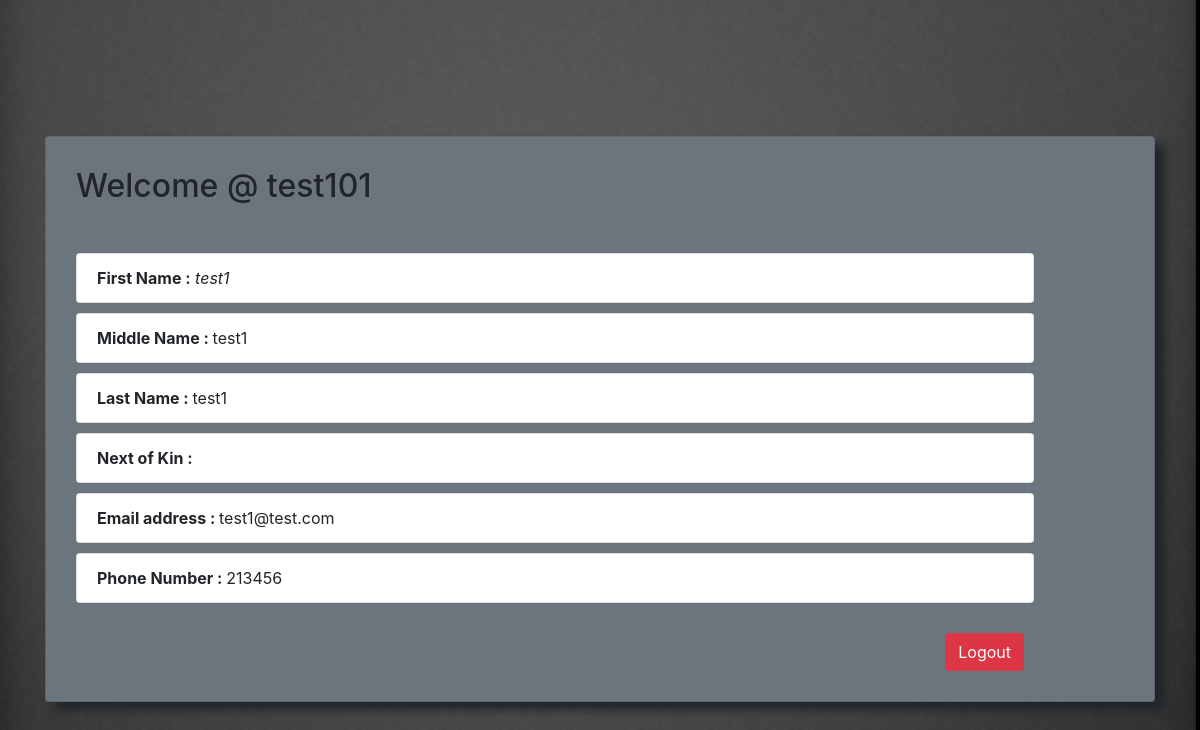
/Infopanel.php (signed in), run on the app's committed database.
### tables this page shows
CREATE TABLE `users` (
  `userID` int(10) NOT NULL,
  `username` varchar(100) NOT NULL,
  `password` varchar(100) NOT NULL,
  `firstname` varchar(100) NOT NULL,
  `lastname` varchar(100) DEFAULT NULL,
  `middlename` varchar(100) DEFAULT NULL,
  `phonenumber` varchar(100) NOT NULL,
  `email` varchar(255) NOT NULL,
  `NokFname` varchar(100) NOT NULL,
  `NokSurname` varchar(100) NOT NULL,
  `NokRelationship` varchar(100) NOT NULL,
  `NokContact` varchar(10) NOT NULL,
  `NokAddress1` varchar(100) NOT NULL,
  `NokAddress2` varchar(100) NOT NULL,
  `NokPostalcode` varchar(100) NOT NULL,
  `NokCity` varchar(100) NOT NULL
);

### session.php (called while the page is built, shortened)
<?php
include('config.php');
if(isset($_SESSION['user']))
{
  $user_check = $_SESSION['user'];
}else {
  header('Location:Index.php');
}
$sess_sql = mysqli_query($db,"SELECT username,userID,email from users WHERE username='$user_check'");
$row = mysqli_fetch_assoc($sess_sql);
$login_session =$row['username'];

### Infopanel.php (the view, shortened to what this page needs)
<?php
include('session.php');
 ?>
<!DOCTYPE Html>
<html>
  <head>
    <link rel="stylesheet" href="styled.css">
    <link rel="stylesheet" href="css/bootstrap.min.css">
  </head>
  <body>
    <body>
      <div class="container">
        <div class="card bg-secondary text-black">
          <h2>Welcome @ <?php echo $login_session; ?>  </h2>
          <ul class="list-group">
            <?php
            require_once ('session.php');
                include ('config.php');
                $sql = "SELECT * FROM users WHERE username='$user_check'";
                $run = mysqli_query($db,$sql);
            ?>
              <div class="row">
                <?php
                while ($view = mysqli_fetch_array($run)) {
                    $firstname = $view['firstname'];
                    $lastname = $view['lastname'];
                    $middlename = $view['middlename'];
                    $phonenumber = $view['phonenumber'];
                    $email = $view['email'];
                    $nok = $view['NokRelationship']
                    ?>
                <div class="col-sm-11"><li class="list-group-item"><b>First Name :</b>&nbsp;<i><?php echo $firstname; ?></i></div>
              </div>
              <div class="row">
                <div class="col-sm-11"><li class="list-group-item"><b>Middle Name : </b><?php echo $middlename;?></div>
              </div>
              <div class="row">
                <div class="col-sm-11"><li class="list-group-item"><b>Last Name :   </b><?php echo $lastname;?></div>
              </div>
              <div class="row">
                <div class="col-sm-11"><li class="list-group-item"><b>Next of Kin :   </b><?php echo $nok;?></div>
              </div>
              <div class="row">
                <div class="col-sm-11"><li class="list-group-item"><b>Email address :    </b><?php echo $email;?></div>
              </div>
              <div class="row">
                <div class="col-sm-11"><li class="list-group-item"><b>Phone Number :   </b><?php echo $phonenumber;?></div>
              </div>
              <div class="success">
                <a href="logout.php"><button name="logout" class="btn btn-danger" style="float:right; margin-right:100px;">Logout</button></a>
              </div>
              <?php
          }
          ?>
          </ul>
        </div>
      </div>
  </body>
</html>

### styled.css (style rules this page uses)
body { background: url("blackground.jpg"); background-repeat: no-repeat; background-size: cover; }
.card { margin-top: 17vh; padding:30px; box-shadow: 10px 8px 10px; }
.list-group { margin-top:30px; }
.row { padding-top:10px; }
.success { padding-top:30px; }

### data on the page
users: username "test101", firstname "test1", middlename "test1", lastname "test1", email "test1@test.com", phonenumber "213456"
